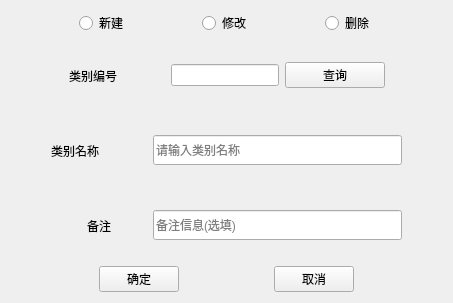
     <widget class="QWidget" name="tab_3">
      <attribute name="title">
       <string>联系人类别管理</string>
      </attribute>
      <layout class="QVBoxLayout" name="verticalLayout_6">
       <item>
        <layout class="QHBoxLayout" name="horizontalLayout_48">
         <item>
          <spacer name="horizontalSpacer_59">
           <property name="orientation">
            <enum>Qt::Horizontal</enum>
           </property>
           <property name="sizeHint" stdset="0">
            <size>
             <width>40</width>
             <height>20</height>
            </size>
           </property>
          </spacer>
         </item>
         <item>
          <widget class="QRadioButton" name="rbtn_new">
           <property name="text">
            <string>新建</string>
           </property>
          </widget>
         </item>
         <item>
          <spacer name="horizontalSpacer_60">
           <property name="orientation">
            <enum>Qt::Horizontal</enum>
           </property>
           <property name="sizeHint" stdset="0">
            <size>
             <width>40</width>
             <height>20</height>
            </size>
           </property>
          </spacer>
         </item>
         <item>
          <widget class="QRadioButton" name="rbtn_change">
           <property name="text">
            <string>修改</string>
           </property>
          </widget>
         </item>
         <item>
          <spacer name="horizontalSpacer_61">
           <property name="orientation">
            <enum>Qt::Horizontal</enum>
           </property>
           <property name="sizeHint" stdset="0">
            <size>
             <width>40</width>
             <height>20</height>
            </size>
           </property>
          </spacer>
         </item>
         <item>
          <widget class="QRadioButton" name="rbtn_delete">
           <property name="text">
            <string>删除</string>
           </property>
          </widget>
         </item>
         <item>
          <spacer name="horizontalSpacer_62">
           <property name="orientation">
            <enum>Qt::Horizontal</enum>
           </property>
           <property name="sizeHint" stdset="0">
            <size>
             <width>40</width>
             <height>20</height>
            </size>
           </property>
          </spacer>
         </item>
        </layout>
       </item>
       <item>
        <layout class="QHBoxLayout" name="horizontalLayout_8" stretch="0,0,0,0,0">
         <item>
          <spacer name="horizontalSpacer_16">
           <property name="orientation">
            <enum>Qt::Horizontal</enum>
           </property>
           <property name="sizeHint" stdset="0">
            <size>
             <width>40</width>
             <height>20</height>
            </size>
           </property>
          </spacer>
         </item>
         <item>
          <widget class="QLabel" name="lb_classnum">
           <property name="minimumSize">
            <size>
             <width>96</width>
             <height>69</height>
            </size>
           </property>
           <property name="maximumSize">
            <size>
             <width>96</width>
             <height>69</height>
            </size>
           </property>
           <property name="text">
            <string>类别编号</string>
           </property>
          </widget>
         </item>
         <item>
          <widget class="QLineEdit" name="lb_classnum_2">
           <property name="maximumSize">
            <size>
             <width>150</width>
             <height>16777215</height>
            </size>
           </property>
          </widget>
         </item>
         <item>
          <widget class="QPushButton" name="pushButton_2">
           <property name="minimumSize">
            <size>
             <width>100</width>
             <height>0</height>
            </size>
           </property>
           <property name="maximumSize">
            <size>
             <width>100</width>
             <height>16777215</height>
            </size>
           </property>
           <property name="text">
            <string>查询</string>
           </property>
          </widget>
         </item>
         <item>
          <spacer name="horizontalSpacer_21">
           <property name="orientation">
            <enum>Qt::Horizontal</enum>
           </property>
           <property name="sizeHint" stdset="0">
            <size>
             <width>40</width>
             <height>20</height>
            </size>
           </property>
          </spacer>
         </item>
        </layout>
       </item>
       <item>
        <layout class="QHBoxLayout" name="horizontalLayout_46">
         <item>
          <spacer name="horizontalSpacer_22">
           <property name="orientation">
            <enum>Qt::Horizontal</enum>
           </property>
           <property name="sizeHint" stdset="0">
            <size>
             <width>40</width>
             <height>20</height>
            </size>
           </property>
          </spacer>
         </item>
         <item>
          <widget class="QLabel" name="lb_classname">
           <property name="minimumSize">
            <size>
             <width>96</width>
             <height>69</height>
            </size>
           </property>
           <property name="maximumSize">
            <size>
             <width>96</width>
             <height>69</height>
            </size>
           </property>
           <property name="text">
            <string>类别名称</string>
           </property>
          </widget>
         </item>
         <item>
          <widget class="QLineEdit" name="le_connectclass">
           <property name="minimumSize">
            <size>
             <width>249</width>
             <height>30</height>
            </size>
           </property>
           <property name="maximumSize">
            <size>
             <width>249</width>
             <height>30</height>
            </size>
           </property>
           <property name="placeholderText">
            <string>请输入类别名称</string>
           </property>
           <property name="clearButtonEnabled">
            <bool>true</bool>
           </property>
          </widget>
         </item>
         <item>
          <spacer name="horizontalSpacer_64">
           <property name="orientation">
            <enum>Qt::Horizontal</enum>
           </property>
           <property name="sizeHint" stdset="0">
            <size>
             <width>40</width>
             <height>20</height>
            </size>
           </property>
          </spacer>
         </item>
        </layout>
       </item>
       <item>
        <layout class="QHBoxLayout" name="horizontalLayout_9">
         <item>
          <spacer name="horizontalSpacer_24">
           <property name="orientation">
            <enum>Qt::Horizontal</enum>
           </property>
           <property name="sizeHint" stdset="0">
            <size>
             <width>40</width>
             <height>20</height>
            </size>
           </property>
          </spacer>
         </item>
         <item>
          <widget class="QLabel" name="lb_remark">
           <property name="minimumSize">
            <size>
             <width>96</width>
             <height>69</height>
            </size>
           </property>
           <property name="maximumSize">
            <size>
             <width>96</width>
             <height>69</height>
            </size>
           </property>
           <property name="text">
            <string>备注</string>
           </property>
           <property name="alignment">
            <set>Qt::AlignCenter</set>
           </property>
          </widget>
         </item>
         <item>
          <widget class="QLineEdit" name="le_remark">
           <property name="minimumSize">
            <size>
             <width>249</width>
             <height>30</height>
            </size>
           </property>
           <property name="maximumSize">
            <size>
             <width>249</width>
             <height>30</height>
            </size>
           </property>
           <property name="placeholderText">
            <string>备注信息(选填)</string>
           </property>
           <property name="clearButtonEnabled">
            <bool>true</bool>
           </property>
          </widget>
         </item>
         <item>
          <spacer name="horizontalSpacer_23">
           <property name="orientation">
            <enum>Qt::Horizontal</enum>
           </property>
           <property name="sizeHint" stdset="0">
            <size>
             <width>40</width>
             <height>20</height>
            </size>
           </property>
          </spacer>
         </item>
        </layout>
       </item>
       <item>
        <layout class="QHBoxLayout" name="horizontalLayout_47">
         <item>
          <spacer name="horizontalSpacer_56">
           <property name="orientation">
            <enum>Qt::Horizontal</enum>
           </property>
           <property name="sizeHint" stdset="0">
            <size>
             <width>40</width>
             <height>20</height>
            </size>
           </property>
          </spacer>
         </item>
         <item>
          <widget class="QPushButton" name="pbtn_classok">
           <property name="text">
            <string>确定</string>
           </property>
          </widget>
         </item>
         <item>
          <spacer name="horizontalSpacer_57">
           <property name="orientation">
            <enum>Qt::Horizontal</enum>
           </property>
           <property name="sizeHint" stdset="0">
            <size>
             <width>40</width>
             <height>20</height>
            </size>
           </property>
          </spacer>
         </item>
         <item>
          <widget class="QPushButton" name="pbtn_cancle_3">
           <property name="text">
            <string>取消</string>
           </property>
          </widget>
         </item>
         <item>
          <spacer name="horizontalSpacer_58">
           <property name="orientation">
            <enum>Qt::Horizontal</enum>
           </property>
           <property name="sizeHint" stdset="0">
            <size>
             <width>40</width>
             <height>20</height>
            </size>
           </property>
          </spacer>
         </item>
        </layout>
       </item>
      </layout>
     </widget>
